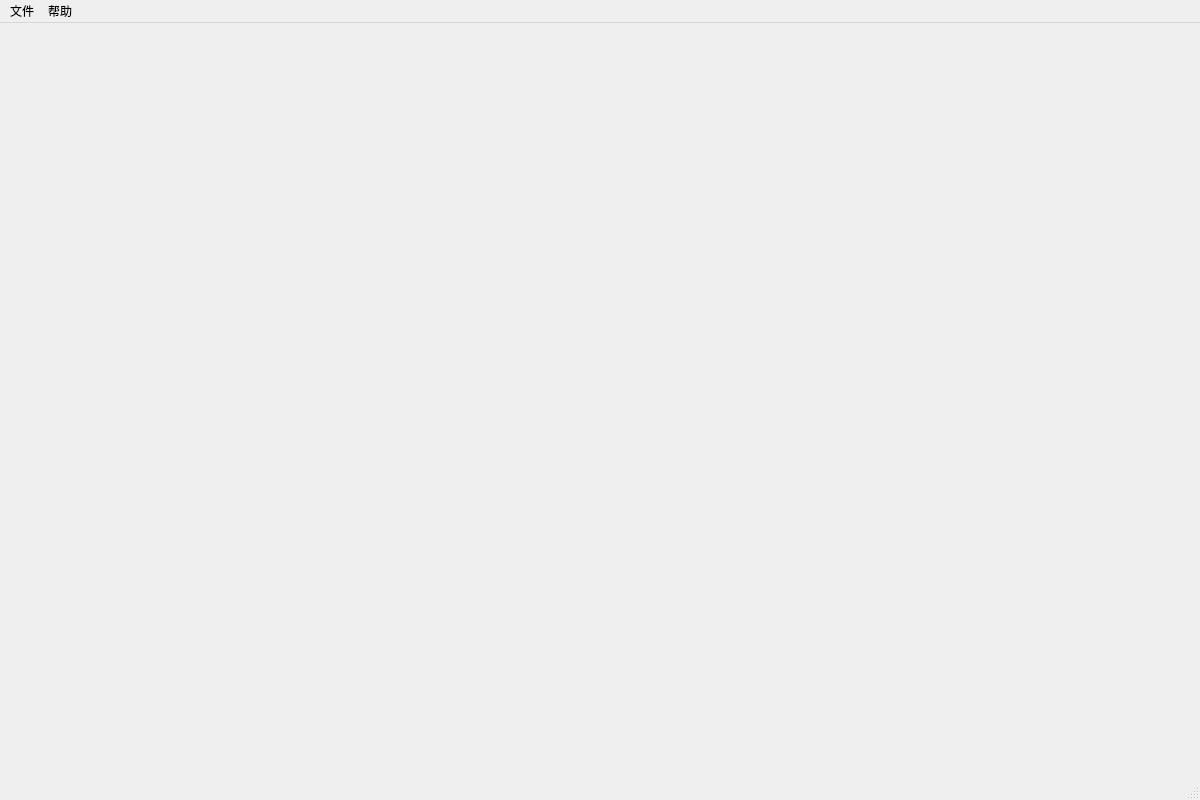
<?xml version="1.0" encoding="UTF-8"?>
<ui version="4.0">
 <class>MainWindow</class>
 <widget class="QMainWindow" name="MainWindow">
  <property name="geometry">
   <rect>
    <x>0</x>
    <y>0</y>
    <width>1200</width>
    <height>800</height>
   </rect>
  </property>
  <property name="windowTitle">
   <string>代码可视化工具</string>
  </property>
  <widget class="QWidget" name="centralwidget"/>
  <widget class="QMenuBar" name="menubar">
   <property name="geometry">
    <rect>
     <x>0</x>
     <y>0</y>
     <width>1200</width>
     <height>22</height>
    </rect>
   </property>
   <widget class="QMenu" name="menu_File">
    <property name="title">
     <string>文件</string>
    </property>
    <addaction name="action_New"/>
    <addaction name="action_Open"/>
    <addaction name="action_Save"/>
    <addaction name="action_SaveAs"/>
    <addaction name="separator"/>
    <addaction name="action_Exit"/>
   </widget>
   <widget class="QMenu" name="menu_Help">
    <property name="title">
     <string>帮助</string>
    </property>
    <addaction name="action_About"/>
   </widget>
   <addaction name="menu_File"/>
   <addaction name="menu_Help"/>
  </widget>
  <widget class="QStatusBar" name="statusbar"/>
  <action name="action_New">
   <property name="text">
    <string>新建</string>
   </property>
   <property name="shortcut">
    <string>Ctrl+N</string>
   </property>
  </action>
  <action name="action_Open">
   <property name="text">
    <string>打开...</string>
   </property>
   <property name="shortcut">
    <string>Ctrl+O</string>
   </property>
  </action>
  <action name="action_Save">
   <property name="text">
    <string>保存</string>
   </property>
   <property name="shortcut">
    <string>Ctrl+S</string>
   </property>
  </action>
  <action name="action_SaveAs">
   <property name="text">
    <string>另存为...</string>
   </property>
   <property name="shortcut">
    <string>Ctrl+Shift+S</string>
   </property>
  </action>
  <action name="action_Exit">
   <property name="text">
    <string>退出</string>
   </property>
   <property name="shortcut">
    <string>Alt+F4</string>
   </property>
  </action>
  <action name="action_About">
   <property name="text">
    <string>关于</string>
   </property>
  </action>
 </widget>
 <resources/>
 <connections/>
</ui> 
